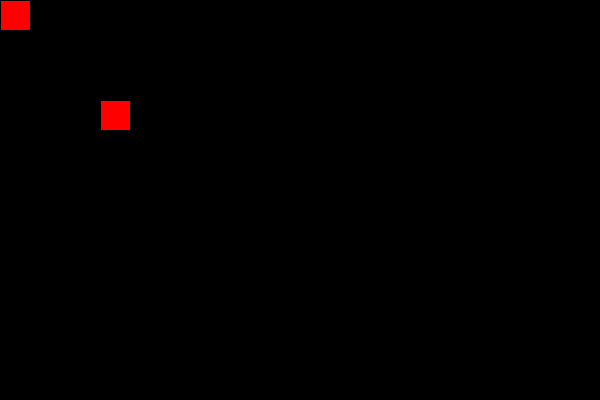
Frame 1 (no input)
Frame 60 (the mouse pressed at the canvas centre just before this capture): identical to frame 1, image omitted
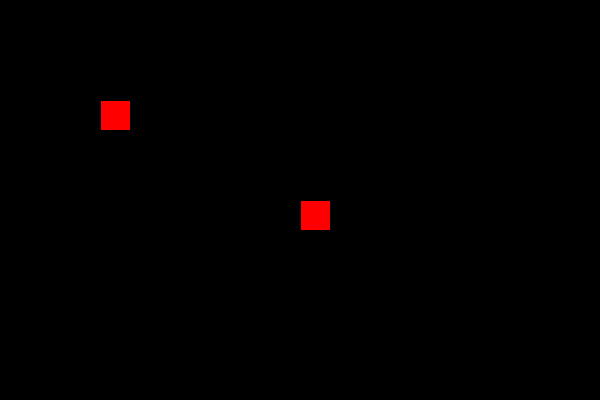
Frame 120 (the mouse held since frame 60 and released just before this capture)

The Processing sketch that drew these frames (run headless with seeded random() and noise(); from frame 60 on, the mouse is pressed at the canvas centre):

// Processing sketch: processing_149688
// ── processing_149688.pde

void setup(){
    size(600,400);
}
void draw(){
    background(0);
    fill(255,0,0);
    rect(100,100,30,30);
    rect(mouseX,mouseY,30,30);
}
